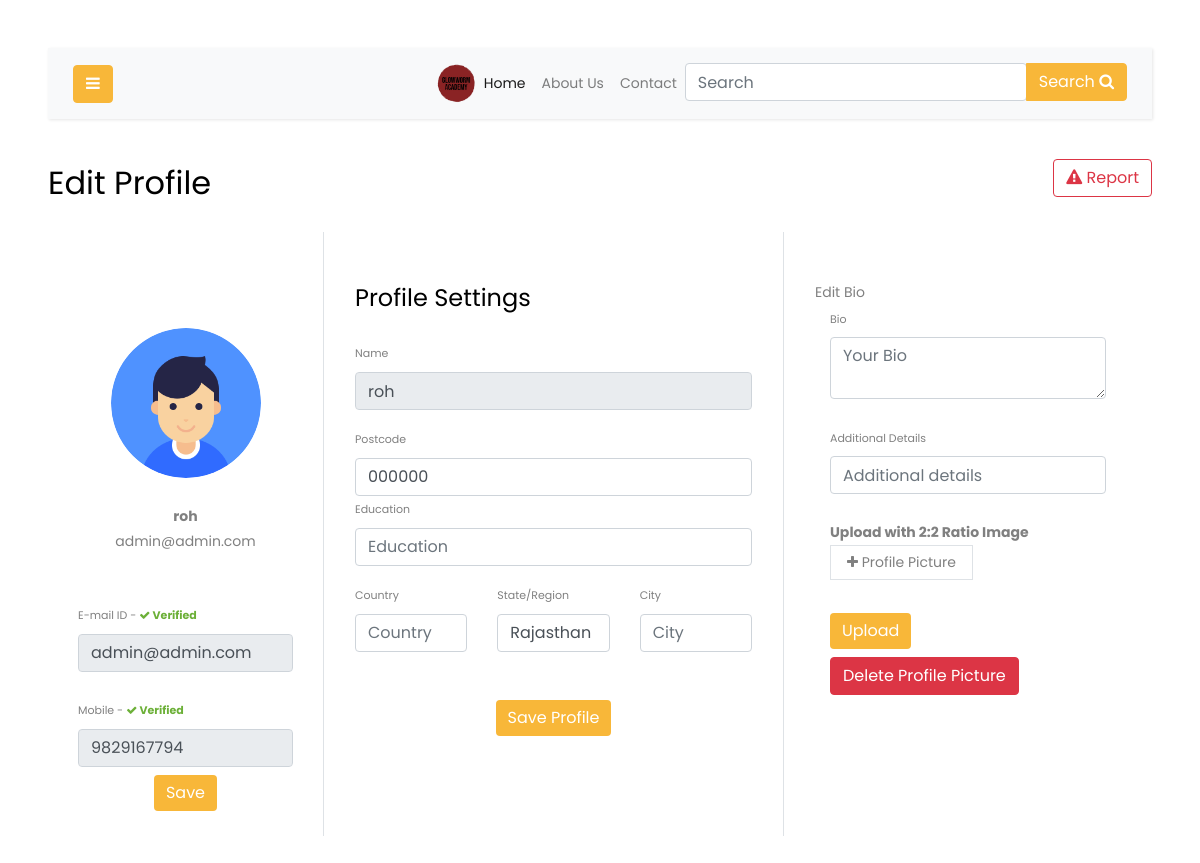
Screenshot of /profile.php (signed in) with the database file from the repository.
### tables this page shows
CREATE TABLE `users` (
  `id` int(11) NOT NULL,
  `username` varchar(100) NOT NULL,
  `email` varchar(100) NOT NULL,
  `mobile` varchar(12) NOT NULL,
  `password` varchar(100) NOT NULL,
  `bio` varchar(255) NOT NULL,
  `date` text DEFAULT NULL,
  `active` varchar(10) NOT NULL,
  `token_key` varchar(255) NOT NULL,
  `state` text NOT NULL DEFAULT 'Rajasthan',
  `city` text NOT NULL,
  `postalcode` varchar(10) NOT NULL DEFAULT '000000',
  `education` varchar(255) DEFAULT NULL,
  `country` varchar(255) DEFAULT NULL,
  `additional` varchar(255) DEFAULT NULL,
  `profile_pic` varchar(120) DEFAULT NULL,
  `user_type` text NOT NULL,
  `mobile_otp` varchar(60) NOT NULL,
  `mobile_active` text NOT NULL
);

### profile.php (the view, shortened to what this page needs)
<!doctype html>
<?php include_once("database/phpmyadmin/connection.php"); ?>
<html lang="en">
<head>
    <?php
    $query = "SELECT * from users WHERE email = '" . $_SESSION['email'] . "'";
    $result = mysqli_query($conn, $query);
    while ($rows = mysqli_fetch_assoc($result)) {
        $user = $rows['username'];
        $email = $rows['email'];
        $mobile_number = $rows['mobile'];
        $bio = $rows['bio'];
        $state = $rows['state'];
        $city = $rows['city'];
        $postalcode = $rows['postalcode'];
        $education = $rows['education'];
        $country = $rows['country'];
        $additional = $rows['additional'];
        $active = $rows['active'];
        $email_active = $rows['active'];
        if ($email_active == "0") {
            $email_active = "<f style='color: #f04040; font-weight: bold;'>Not Verified</f>";
        } else {
            $email_active = "<f style='color: #6cb038; font-weight: bold;'><i class='fa fa-check' aria-hidden='true'></i> Verified</f>";
        }
        $mobile_count_active = $rows['mobile_active'];
        $mobile_active = $rows['mobile_active'];
        if ($mobile_active == "0") {
            $mobile_active = "<f style='color: #f04040; font-weight: bold;'>Not Verified</f>";
        } else {
            $mobile_active = "<f style='color: #6cb038; font-weight: bold;'><i class='fa fa-check' aria-hidden='true'></i> Verified</f>";
        }
    }
    ?>
    <link href="https://cdn.jsdelivr.net/npm/bootstrap@5.0.0-alpha1/dist/css/bootstrap.min.css" rel="stylesheet">
    <link rel="stylesheet" href="https://stackpath.bootstrapcdn.com/font-awesome/4.7.0/css/font-awesome.min.css">
    <link rel="stylesheet" href="css/css/style.css">
</head>
<body>
    <div id="content" class="p-4 p-md-5">
        <nav class="navbar navbar-expand-lg navbar-light bg-light">
            <div class="container-fluid">
                <button type="button" id="sidebarCollapse" class="btn btn-primary">
                    <i class="fa fa-bars"></i>
                </button>
                <div class="collapse navbar-collapse" id="navbarSupportedContent">
                    <ul class="nav navbar-nav ml-auto">
                        <li class="nav-item active">
                            <img src="images/main.png" width="40px">
                        </li>
                        <li class="nav-item active">
                            <a class="nav-link" href="index.php">Home</a>
                        </li>
                        <li class="nav-item">
                            <a class="nav-link" href="about.php">About Us</a>
                        </li>
                        <li class="nav-item">
                            <a class="nav-link" href="contact.php">Contact</a>
                        </li>
                        <li class="nav-item">
                            <div class="input-group">
                                <div class="form-outline">
                                    <form action="search.php" method="GET">
                                        <input type="search" id="form1" name="find" class="form-control" placeholder="Search" />
                                </div>
                                <button type="submit" class="btn btn-primary">Search
                                    <i class="fa fa-search"></i>
                                </button></form>
                            </div>
                        </li>
                    </ul>
                </div>
            </div>
        </nav>
        <h2 class="" style="float: left;">Edit Profile</h2><a href="report.php" target="_blank"><button type="button" onclick="showAlert()" style="float: right;" class="btn btn-outline-danger float-right"><i class="fa fa-exclamation-triangle" aria-hidden="true"></i> Report</button></a>
        <br>
        <div class="container rounded bg-white mt-5 mb-5">
            <div class="row">
                <div class="col-md-3 border-right">
                    <?php
                    $check_pic = mysqli_query($conn, "SELECT profile_pic from users WHERE email = '$email'");
                    $get_pic_row = mysqli_fetch_assoc($check_pic);
                    $profile_pic_db = $get_pic_row['profile_pic'];
                    if ($profile_pic_db == "") {
                        $profile_pic2 = "<div class='d-flex flex-column align-items-center text-center p-3 py-5'><img class='rounded-circle mt-5' width='150px' src='images/user.png'><br><span class='font-weight-bold'>$user</span><span class='text-black-50'>$email</span></div>";
                        echo $profile_pic2;
                    }
                    ?>
                    <?php
                    $mobile = strip_tags(@$_POST['mobile']);
                    ?>
                    <form action="profile.php" method="POST">
                        <?php
                        if ($active == 1) {
                            echo "<div class='col-md-12'><label class='labels'>E-mail ID - $email_active</label><input type='text' name='email' class='form-control' readonly='readonly' placeholder='Enter E-mail ID' value='$email'></div>";
                        } else {
                            echo "<div class='col-md-12'><label class='labels'>E-mail ID - $email_active</label><input type='text' name='email' class='form-control' placeholder='Enter E-mail ID' value='$email'></div>";
                        }
                        ?>
                        <br>
                        <?php
                        if ($mobile_count_active == 1) {
                            echo "<div class='col-md-12'><label class='labels'>Mobile - $mobile_active</label><input type='number' name='mobile' class='form-control' readonly='readonly' placeholder='Enter Mobile' value='$mobile_number'></div>";
                        } else {
                            echo "<div class='col-md-12'><label class='labels'>Mobile - $mobile_active</label><input type='number' name='mobile' class='form-control' placeholder='$mobile_number' value='$mobile'></div>";
                        }
                        ?>
                        <div class="mt-2 text-center"><button class="btn btn-primary profile-button" name="otp" value="Update">Save</button></div>
                        <br>
                    </form>
                </div>
                <div class="col-md-5 border-right">
                    <div class="p-3 py-5">
                        <div class="d-flex justify-content-between align-items-center mb-3">
                            <h4 class="text-right">Profile Settings</h4>
                        </div>
                        <form method="post" action="profile.php?email=<?php echo $email; ?>">
                            <div class="row mt-2">
                                <div class="col-md-12"><label class="labels">Name</label><input type="text" name="username" class="form-control" placeholder="Your name" value="<?php echo $user ?>" disabled></div>
                            </div>
                            <div class="row mt-3">
                                <div class="col-md-12"><label class="labels">Postcode</label><input type="text" name="postalcode" class="form-control" placeholder="Postcode" value="<?php echo $postalcode ?>"></div>
                                <div class="col-md-12"><label class="labels">Education</label><input type="text" name="education" class="form-control" placeholder="Education" value="<?php echo $education ?>"></div>
                            </div>
                            <div class="row mt-3">
                                <div class="col-md-4"><label class="labels">Country</label><input type="text" name="country" class="form-control" placeholder="Country" value="<?php echo $country ?>"></div>
                                <div class="col-md-4"><label class="labels">State/Region</label><input type="text" name="state" class="form-control" value="<?php echo $state; ?>" placeholder="State"></div>
                                <div class="col-md-4"><label class="labels">City</label><input type="text" name="city" class="form-control" value="<?php echo $city; ?>" placeholder="City"></div>
                            </div>
                            <div class="mt-5 text-center"><button class="btn btn-primary profile-button" name="save_profile" value="Update">Save Profile</button></div>
                    </div>
                </div>
                <div class="col-md-4">
                    <div class="p-3 py-5">
                        <div class="d-flex justify-content-between align-items-center experience"><span>Edit Bio</span></div>
                        <div class="col-md-12"><label class="labels">Bio</label><textarea class="form-control" placeholder="Your Bio" name="bio"><?php echo $bio ?></textarea></div> <br>
                        <div class="col-md-12"><label class="labels">Additional Details</label><input type="text" class="form-control" name="additional" placeholder="Additional details" value="<?php echo $additional ?>"></div>
                        </form> <br>
                        <div class="col-md-12">
                            <div class="d-flex justify-content-between align-items-center experience">
                                <form action='#' method='POST' enctype='multipart/form-data' style="display: inline;">
                                    <b>Upload with 2:2 Ratio Image</b>
                                    <input type="file" name="img" id="upload" hidden /><label for="upload" class="border px-3 p-1 add-experience"><i class="fa fa-plus"></i>&nbsp;Profile Picture</label>
                            </div><br>
                            <input class="btn btn-primary profile-button" type="submit" name="upload_cover" value="Upload" />
                        </div>
                        <form form method="POST" action="" enctype="multipart/form-data" style="display: inline;">
                            <div class="mt-2 col-md-6"><input class="btn btn-danger delete-button" type="submit" name="delete_cover" value="Delete Profile Picture" /></div>
                        </form>
                    </div>
                </div>
            </div>
        </div>
    </div>
</body>
</html>

### profile.php (style rules this page uses)
.profile-button { background: rgb(99, 39, 120); box-shadow: none; border: none }
.labels { font-size: 11px }

### rows the page displays
users: username "roh", email "admin@admin.com", mobile "9829167794", postalcode "000000", state "Rajasthan"
